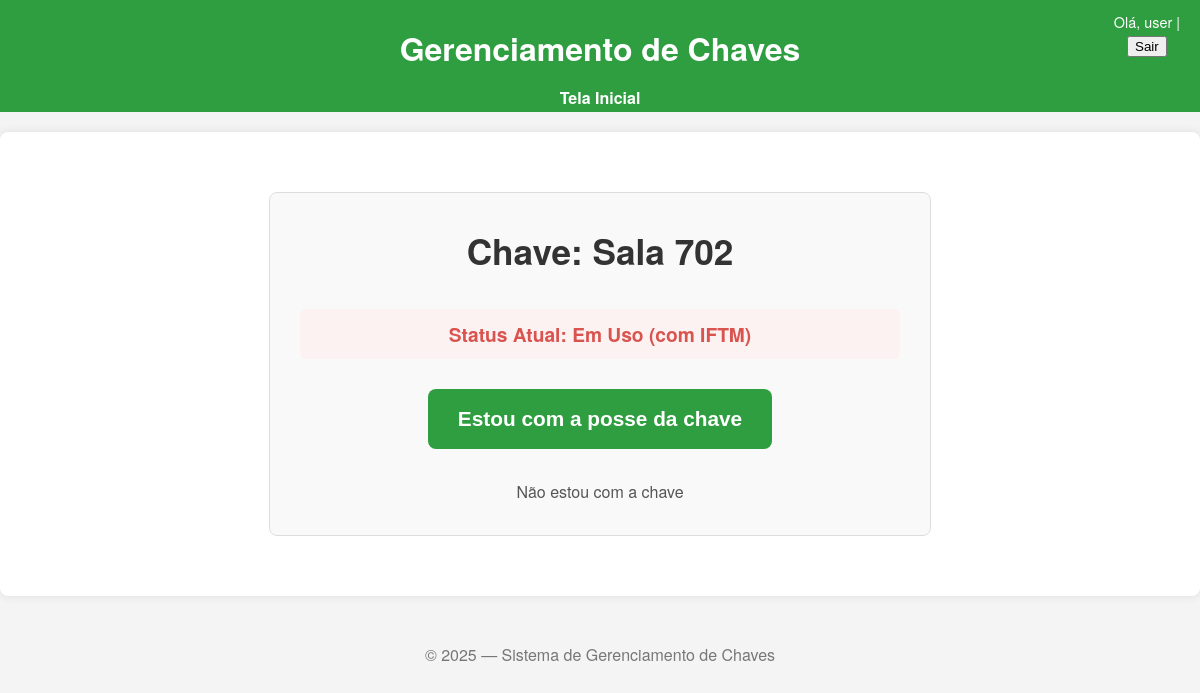
The page /chave/4/ (signed in) on the database its author committed.
### principal/submodels/usuarioModels.py (models this page shows)
class Usuario(AbstractUser):
    cpf = models.CharField('CPF', max_length=15, unique=True, help_text='CPF do servidor.')
    contato = models.CharField('Contato', max_length=15, help_text='Telefone de contato do servidor.')
    groups = models.ManyToManyField(
        Group,
        verbose_name='grupos',
        blank=True,
        help_text='Os grupos a que este usuário pertence. Um usuário terá todas as permissões concedidas a cada um dos seus grupos.',
        related_name="usuario_set",    # Nome personalizado para a relação reversa
        related_query_name="usuario",  # Nome para consultas reversas
    )
    user_permissions = models.ManyToManyField(
        'auth.Permission',
        verbose_name='permissões do usuário',
        blank=True,
        help_text='Permissões específicas para este usuário.',
        related_name="usuario_set",    # Nome personalizado para a relação reversa
        related_query_name="usuario",  # Nome para consultas reversas
    )
    def __str__(self):
        return self.get_full_name() or self.username

### principal/submodels/chaveModels.py (models this page shows, shortened)
class Chave(models.Model):
    STATUS_CHOICES = [
        ('disponivel', 'Disponível'),
        ('em_uso', 'Em Uso'),
    ]
    nome = models.CharField('Nome da Chave', max_length=100, unique=True, help_text='Ex: Laboratório de Redes, Sala 203.')
    descricao = models.TextField('Descrição', blank=True, help_text='Informações adicionais sobre a chave ou o local.')
    status = models.CharField(
        'Status Atual',
        max_length=20,
        choices=STATUS_CHOICES,
        default='disponivel'
    )
    portador_atual = models.ForeignKey(
        Usuario,
        on_delete=models.SET_NULL,
        null=True,
        blank=True,
        related_name='chaves_em_posse',
        verbose_name='Portador Atual'
    )
    grupo_permissao = models.ForeignKey(
        Group,
        on_delete=models.SET_NULL,
        null=True,
        blank=True,
        verbose_name='Grupo com Permissão',
        help_text='Se definido, apenas usuários deste grupo podem retirar esta chave.'
    )
    excluido = models.BooleanField(
        'Excluído (Logicamente)',
        default=False,
        help_text='Se marcado, a chave não aparecerá para novos empréstimos, mas será mantida no histórico.'
    )
    class Meta:
        verbose_name = 'Chave'
        verbose_name_plural = 'Chaves'

### principal/views.py (the view)
# urls.py: path('chave/<int:pk>/', views.pegar_chave, name='pegar_chave'),
@login_required
def pegar_chave(request, pk):
    chave = get_object_or_404(Chave, pk=pk)
    usuario_logado = request.user
    if request.method == 'POST':
        if chave.portador_atual != usuario_logado:
            HistoricoEmprestimo.objects.create(
                chave=chave,
                usuario=usuario_logado,
                acao='adquirida'
            )
        return redirect('index')
    else: # request.method == 'GET'
        contexto = {
            'chave': chave
        }
        return render(request, 'ativos/chaves/chave.html', contexto)

### principal/templates/ativos/chaves/chave.html (shortened to what this page needs)
{% extends 'base.html' %}
{% load static %}
{% block content %}
    <div class="chave-action-container">
        <h2>Chave: {{ chave.nome }}</h2>
        <p class="chave-status {% if chave.status == 'disponivel' %}status-disponivel{% else %}status-em-uso{% endif %}">
            Status Atual: {{ chave.get_status_display }}
            {% if chave.portador_atual %}
                (com {{ chave.portador_atual.username }})
            {% endif %}
        </p>
        <div class="chave-actions">
            {% if chave.status == 'disponivel' or chave.portador_atual != user %}
                <form method="post" action="{% url 'pegar_chave' pk=chave.pk %}" style="margin-bottom: 15px;">
                    <button type="submit" class="btn-pegar-chave">Estou com a posse da chave</button>
                </form>
                <a href="{% url 'index' %}" class="btn-voltar-index">Não estou com a chave</a>
            {% elif chave.portador_atual == user %}
                 <p class="info-message">Você já está com esta chave.</p>
                 <a href="{% url 'index' %}" class="btn-voltar-index">Voltar a tela Inicial</a>
             {% endif %}
        </div>
    </div>
{% endblock %}

### principal/templates/base.html (shortened to what this page needs)
{% load static %}
<!doctype html>
<html lang="pt-BR">
<head>
    <link rel="stylesheet" href="{% static 'styles/style.css' %}">
</head>
<body>
    <header>
        <h1>Gerenciamento de Chaves</h1>
        <nav>
            <a href="{% url 'index' %}">Tela Inicial</a>
        </nav>
        {% if user.is_authenticated %}
        <div class="user-info">
            <span>Olá, {{ user|default:"Usuário" }}</span> |
            <form method="post" action="{% url 'logout' %}" class="form-logout">
                <button type="submit" class="btn-logout">Sair</button>
            </form>
        </div>
        {% endif %}
    </header>
    <main>
        {% block content %}
        {% endblock %}
    </main>
    <footer>
        <p>© {% now "Y" %} — Sistema de Gerenciamento de Chaves</p>
    </footer>
</body>
</html>

### principal/static/styles/style.css (style rules this page uses)
body { font-family: "Helvetica Neue", Helvetica, Arial, sans-serif; margin: 0; padding: 0; background-color: #f4f4f4; color: #333; line-height: 1.6; overflow-y: scroll; }
header { background-color: #2f9e41; color: #fff; padding: 1rem; text-align: center; height: 80px; display: flex; flex-direction: column; align-items: center; justify-content: center; }
header h1 { margin-bottom: 5px; }
header nav { margin-top: 5px; }
header nav a { color: #fff; text-decoration: none; margin: 0 10px; font-weight: bold; }
main { max-width: 1200px; margin: 20px auto; padding: 20px; background: #fff; border-radius: 8px; box-shadow: 0 0 10px rgba(0,0,0,0.1); }
footer { text-align: center; margin-top: 20px; padding: 10px; color: #777; font-family: "Helvetica Neue", Helvetica, Arial, sans-serif; }
.chave-action-container { max-width: 600px; margin: 40px auto; padding: 30px; text-align: center; border: 1px solid #ddd; border-radius: 8px; background-color: #f9f9f9; }
.chave-action-container h2 { margin-top: 0; font-size: 2.2rem; color: #333; }
.chave-status { font-size: 1.2rem; font-weight: bold; margin-bottom: 30px; padding: 10px; border-radius: 5px; }
.status-em-uso { color: #d9534f; background-color: #fdf2f2; }
.chave-actions { display: flex; flex-direction: column; align-items: center; gap: 15px; }
.btn-pegar-chave { padding: 18px 30px; font-size: 1.3rem; font-weight: bold; background-color: #2f9e41; color: white; border: none; border-radius: 8px; cursor: pointer; text-decoration: none; transition: background-color 0.2s; width: 100%; }
.btn-voltar-index { font-size: 1rem; color: #555; text-decoration: none; }
header { position: relative; }
.user-info { position: absolute; top: 10px; right: 20px; color: #fff; font-size: 0.9rem; }

### rows shown on the page
Usuario: first_name+last_name+username "user"
Chave: nome "Sala 702", status "Em Uso", portador_atual.username "IFTM"
